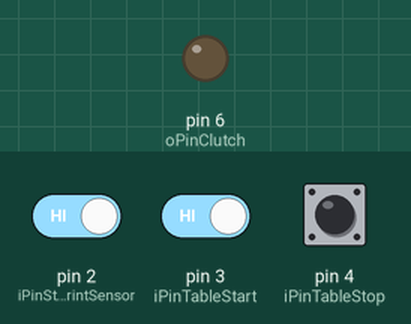
This sketch was run on a simulated Arduino Uno, built with avr-gcc and run on an emulated ATmega328P. Shown: output pins drawn as LEDs (lit = HIGH). The test bench sets the inputs (shaded band); at power-on: pin 2 (iPinStartPrintSensor) HIGH, pin 3 (iPinTableStart) HIGH, pin 4 (iPinTableStop) HIGH. Pins used as bus, display or sensor lines are not drawn.

Above: at 1.2 s.
1.3 s: pin 2 (iPinStartPrintSensor) driven LOW and pin 3 (iPinTableStart) driven LOW
At 2.8 s:
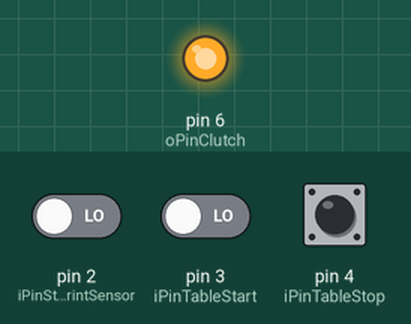
3.5 s: pin 4 (iPinTableStop) pulled LOW for 3.2 s
At 6.5 s:
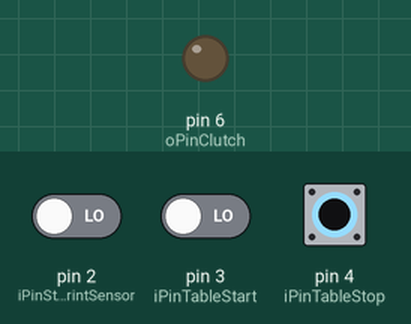
Timing chart, 0 to 8.0 s (numbered marks = the images above; inputs shaded):
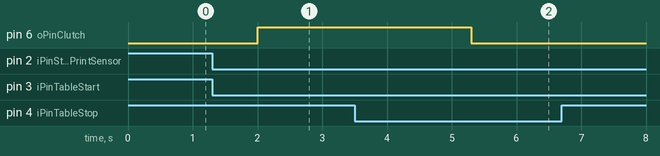

Measured:
- after the input at 1.3 s, pin 6 (oPinClutch): LOW → HIGH after 0.70 s
- after the input at 3.5 s, pin 6 (oPinClutch): HIGH → LOW after 1.8 s

The sketch:

epson_dtg.ino
```cpp
#include <Bounce2.h>

const int iPinStartPrintSensor = 2;     //limit switch behind pump
const int iPinTableStop = 4;           //limit switch table stop
const int iPinTableStart = 3;           //limit switch table start

const int oPinPESensor = 5;             //paper sensor
const int oPinClutch = 6;               //relay clutch
const int oPinPWSensor = 7;             //sensor near printhead

const int CLUTCH_DELAY_AFTER_PE = 200;
const int PE_DELAY = 500;                 //DON'T CHANGE

Bounce debouncerPinStartPrintSensor = Bounce();
Bounce debouncerPinTableStop = Bounce();

volatile bool startedPrinting = false;

void setup() {

  //Serial.begin(115200);

  pinMode(iPinStartPrintSensor, INPUT_PULLUP);
  pinMode(iPinTableStart, INPUT_PULLUP);
  pinMode(iPinTableStop, INPUT_PULLUP);

  pinMode(oPinPWSensor, OUTPUT);
  pinMode(oPinPESensor, OUTPUT);
  pinMode(oPinClutch, OUTPUT);

  debouncerPinStartPrintSensor.attach(iPinStartPrintSensor);
  debouncerPinStartPrintSensor.interval(2);

  debouncerPinTableStop.attach(iPinTableStop);
  debouncerPinTableStop.interval(2);


  digitalWrite(oPinPWSensor, LOW);                            //sensor near printhead
  digitalWrite(oPinPESensor, LOW); //my pcb -> LOW == OFF    //paper sensor
  digitalWrite(oPinClutch, LOW);//my pcb -> HIGH == ON

}

void loop() {

  debouncerPinStartPrintSensor.update();
  debouncerPinTableStop.update();

  if (debouncerPinStartPrintSensor.fell())
  {
    //Serial.println("z tylu pompki");
    startedPrinting = true;
  }

  if (!(digitalRead(iPinTableStart)) && startedPrinting) //if start table limit switch is switched
  {
    //Serial.println("CLUTCH ON");
    delay(PE_DELAY);
    digitalWrite(oPinPESensor, HIGH); //PE SENSOR relay ON
    delay(CLUTCH_DELAY_AFTER_PE);
    digitalWrite(oPinClutch, HIGH); //clutch


    //delay(1000);
    //sensor near printhead needs to be "cheated"
    digitalWrite(oPinPWSensor, HIGH); //oszukanie czujnika koło głowicy
    delay(1500);
    digitalWrite(oPinPWSensor, LOW);
    delay(800);
    digitalWrite(oPinPWSensor, HIGH);
    delay(1000);
    digitalWrite(oPinPWSensor, LOW);

  }
  startedPrinting = false;

  if (debouncerPinTableStop.fell()) //if table switched limit switch - table stop
  {
    //Serial.println("stop printing");
    digitalWrite(oPinClutch, LOW); //clutch OFF
    digitalWrite(oPinPESensor, LOW); //PE SENSOR OFF
  }

}
```
